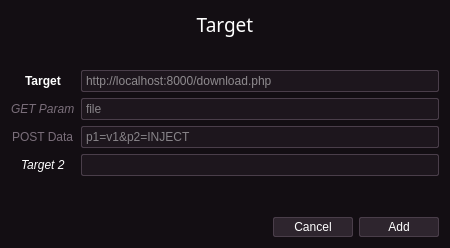
<?xml version="1.0" encoding="UTF-8"?>
<ui version="4.0">
 <class>Dialog</class>
 <widget class="QDialog" name="Dialog">
  <property name="geometry">
   <rect>
    <x>0</x>
    <y>0</y>
    <width>450</width>
    <height>248</height>
   </rect>
  </property>
  <property name="sizePolicy">
   <sizepolicy hsizetype="Expanding" vsizetype="Expanding">
    <horstretch>0</horstretch>
    <verstretch>0</verstretch>
   </sizepolicy>
  </property>
  <property name="palette">
   <palette>
    <active>
     <colorrole role="WindowText">
      <brush brushstyle="SolidPattern">
       <color alpha="255">
        <red>239</red>
        <green>240</green>
        <blue>241</blue>
       </color>
      </brush>
     </colorrole>
     <colorrole role="Button">
      <brush brushstyle="SolidPattern">
       <color alpha="255">
        <red>33</red>
        <green>25</green>
        <blue>33</blue>
       </color>
      </brush>
     </colorrole>
     <colorrole role="Light">
      <brush brushstyle="SolidPattern">
       <color alpha="255">
        <red>122</red>
        <green>110</green>
        <blue>122</blue>
       </color>
      </brush>
     </colorrole>
     <colorrole role="Midlight">
      <brush brushstyle="SolidPattern">
       <color alpha="255">
        <red>122</red>
        <green>110</green>
        <blue>122</blue>
       </color>
      </brush>
     </colorrole>
     <colorrole role="Dark">
      <brush brushstyle="SolidPattern">
       <color alpha="255">
        <red>122</red>
        <green>110</green>
        <blue>122</blue>
       </color>
      </brush>
     </colorrole>
     <colorrole role="Mid">
      <brush brushstyle="SolidPattern">
       <color alpha="255">
        <red>122</red>
        <green>110</green>
        <blue>122</blue>
       </color>
      </brush>
     </colorrole>
     <colorrole role="Text">
      <brush brushstyle="SolidPattern">
       <color alpha="255">
        <red>239</red>
        <green>240</green>
        <blue>241</blue>
       </color>
      </brush>
     </colorrole>
     <colorrole role="BrightText">
      <brush brushstyle="SolidPattern">
       <color alpha="255">
        <red>255</red>
        <green>255</green>
        <blue>255</blue>
       </color>
      </brush>
     </colorrole>
     <colorrole role="ButtonText">
      <brush brushstyle="SolidPattern">
       <color alpha="255">
        <red>239</red>
        <green>240</green>
        <blue>241</blue>
       </color>
      </brush>
     </colorrole>
     <colorrole role="Base">
      <brush brushstyle="SolidPattern">
       <color alpha="255">
        <red>29</red>
        <green>22</green>
        <blue>29</blue>
       </color>
      </brush>
     </colorrole>
     <colorrole role="Window">
      <brush brushstyle="SolidPattern">
       <color alpha="255">
        <red>19</red>
        <green>14</green>
        <blue>19</blue>
       </color>
      </brush>
     </colorrole>
     <colorrole role="Shadow">
      <brush brushstyle="SolidPattern">
       <color alpha="255">
        <red>122</red>
        <green>110</green>
        <blue>122</blue>
       </color>
      </brush>
     </colorrole>
     <colorrole role="Highlight">
      <brush brushstyle="SolidPattern">
       <color alpha="255">
        <red>39</red>
        <green>29</green>
        <blue>39</blue>
       </color>
      </brush>
     </colorrole>
     <colorrole role="HighlightedText">
      <brush brushstyle="SolidPattern">
       <color alpha="255">
        <red>239</red>
        <green>240</green>
        <blue>241</blue>
       </color>
      </brush>
     </colorrole>
     <colorrole role="Link">
      <brush brushstyle="SolidPattern">
       <color alpha="255">
        <red>148</red>
        <green>134</green>
        <blue>148</blue>
       </color>
      </brush>
     </colorrole>
     <colorrole role="LinkVisited">
      <brush brushstyle="SolidPattern">
       <color alpha="255">
        <red>141</red>
        <green>127</green>
        <blue>141</blue>
       </color>
      </brush>
     </colorrole>
     <colorrole role="AlternateBase">
      <brush brushstyle="SolidPattern">
       <color alpha="255">
        <red>29</red>
        <green>22</green>
        <blue>29</blue>
       </color>
      </brush>
     </colorrole>
     <colorrole role="NoRole">
      <brush brushstyle="SolidPattern">
       <color alpha="255">
        <red>19</red>
        <green>14</green>
        <blue>19</blue>
       </color>
      </brush>
     </colorrole>
     <colorrole role="ToolTipBase">
      <brush brushstyle="SolidPattern">
       <color alpha="255">
        <red>22</red>
        <green>16</green>
        <blue>22</blue>
       </color>
      </brush>
     </colorrole>
     <colorrole role="ToolTipText">
      <brush brushstyle="SolidPattern">
       <color alpha="255">
        <red>239</red>
        <green>240</green>
        <blue>241</blue>
       </color>
      </brush>
     </colorrole>
     <colorrole role="PlaceholderText">
      <brush brushstyle="SolidPattern">
       <color alpha="128">
        <red>239</red>
        <green>240</green>
        <blue>241</blue>
       </color>
      </brush>
     </colorrole>
    </active>
    <inactive>
     <colorrole role="WindowText">
      <brush brushstyle="SolidPattern">
       <color alpha="255">
        <red>239</red>
        <green>240</green>
        <blue>241</blue>
       </color>
      </brush>
     </colorrole>
     <colorrole role="Button">
      <brush brushstyle="SolidPattern">
       <color alpha="255">
        <red>33</red>
        <green>25</green>
        <blue>33</blue>
       </color>
      </brush>
     </colorrole>
     <colorrole role="Light">
      <brush brushstyle="SolidPattern">
       <color alpha="255">
        <red>122</red>
        <green>110</green>
        <blue>122</blue>
       </color>
      </brush>
     </colorrole>
     <colorrole role="Midlight">
      <brush brushstyle="SolidPattern">
       <color alpha="255">
        <red>122</red>
        <green>110</green>
        <blue>122</blue>
       </color>
      </brush>
     </colorrole>
     <colorrole role="Dark">
      <brush brushstyle="SolidPattern">
       <color alpha="255">
        <red>122</red>
        <green>110</green>
        <blue>122</blue>
       </color>
      </brush>
     </colorrole>
     <colorrole role="Mid">
      <brush brushstyle="SolidPattern">
       <color alpha="255">
        <red>122</red>
        <green>110</green>
        <blue>122</blue>
       </color>
      </brush>
     </colorrole>
     <colorrole role="Text">
      <brush brushstyle="SolidPattern">
       <color alpha="255">
        <red>239</red>
        <green>240</green>
        <blue>241</blue>
       </color>
      </brush>
     </colorrole>
     <colorrole role="BrightText">
      <brush brushstyle="SolidPattern">
       <color alpha="255">
        <red>255</red>
        <green>255</green>
        <blue>255</blue>
       </color>
      </brush>
     </colorrole>
     <colorrole role="ButtonText">
      <brush brushstyle="SolidPattern">
       <color alpha="255">
        <red>239</red>
        <green>240</green>
        <blue>241</blue>
       </color>
      </brush>
     </colorrole>
     <colorrole role="Base">
      <brush brushstyle="SolidPattern">
       <color alpha="255">
        <red>29</red>
        <green>22</green>
        <blue>29</blue>
       </color>
      </brush>
     </colorrole>
     <colorrole role="Window">
      <brush brushstyle="SolidPattern">
       <color alpha="255">
        <red>19</red>
        <green>14</green>
        <blue>19</blue>
       </color>
      </brush>
     </colorrole>
     <colorrole role="Shadow">
      <brush brushstyle="SolidPattern">
       <color alpha="255">
        <red>122</red>
        <green>110</green>
        <blue>122</blue>
       </color>
      </brush>
     </colorrole>
     <colorrole role="Highlight">
      <brush brushstyle="SolidPattern">
       <color alpha="255">
        <red>39</red>
        <green>29</green>
        <blue>39</blue>
       </color>
      </brush>
     </colorrole>
     <colorrole role="HighlightedText">
      <brush brushstyle="SolidPattern">
       <color alpha="255">
        <red>239</red>
        <green>240</green>
        <blue>241</blue>
       </color>
      </brush>
     </colorrole>
     <colorrole role="Link">
      <brush brushstyle="SolidPattern">
       <color alpha="255">
        <red>148</red>
        <green>134</green>
        <blue>148</blue>
       </color>
      </brush>
     </colorrole>
     <colorrole role="LinkVisited">
      <brush brushstyle="SolidPattern">
       <color alpha="255">
        <red>141</red>
        <green>127</green>
        <blue>141</blue>
       </color>
      </brush>
     </colorrole>
     <colorrole role="AlternateBase">
      <brush brushstyle="SolidPattern">
       <color alpha="255">
        <red>29</red>
        <green>22</green>
        <blue>29</blue>
       </color>
      </brush>
     </colorrole>
     <colorrole role="NoRole">
      <brush brushstyle="SolidPattern">
       <color alpha="255">
        <red>19</red>
        <green>14</green>
        <blue>19</blue>
       </color>
      </brush>
     </colorrole>
     <colorrole role="ToolTipBase">
      <brush brushstyle="SolidPattern">
       <color alpha="255">
        <red>22</red>
        <green>16</green>
        <blue>22</blue>
       </color>
      </brush>
     </colorrole>
     <colorrole role="ToolTipText">
      <brush brushstyle="SolidPattern">
       <color alpha="255">
        <red>239</red>
        <green>240</green>
        <blue>241</blue>
       </color>
      </brush>
     </colorrole>
     <colorrole role="PlaceholderText">
      <brush brushstyle="SolidPattern">
       <color alpha="128">
        <red>239</red>
        <green>240</green>
        <blue>241</blue>
       </color>
      </brush>
     </colorrole>
    </inactive>
    <disabled>
     <colorrole role="WindowText">
      <brush brushstyle="SolidPattern">
       <color alpha="255">
        <red>122</red>
        <green>110</green>
        <blue>122</blue>
       </color>
      </brush>
     </colorrole>
     <colorrole role="Button">
      <brush brushstyle="SolidPattern">
       <color alpha="255">
        <red>33</red>
        <green>25</green>
        <blue>33</blue>
       </color>
      </brush>
     </colorrole>
     <colorrole role="Light">
      <brush brushstyle="SolidPattern">
       <color alpha="255">
        <red>122</red>
        <green>110</green>
        <blue>122</blue>
       </color>
      </brush>
     </colorrole>
     <colorrole role="Midlight">
      <brush brushstyle="SolidPattern">
       <color alpha="255">
        <red>122</red>
        <green>110</green>
        <blue>122</blue>
       </color>
      </brush>
     </colorrole>
     <colorrole role="Dark">
      <brush brushstyle="SolidPattern">
       <color alpha="255">
        <red>122</red>
        <green>110</green>
        <blue>122</blue>
       </color>
      </brush>
     </colorrole>
     <colorrole role="Mid">
      <brush brushstyle="SolidPattern">
       <color alpha="255">
        <red>122</red>
        <green>110</green>
        <blue>122</blue>
       </color>
      </brush>
     </colorrole>
     <colorrole role="Text">
      <brush brushstyle="SolidPattern">
       <color alpha="255">
        <red>122</red>
        <green>110</green>
        <blue>122</blue>
       </color>
      </brush>
     </colorrole>
     <colorrole role="BrightText">
      <brush brushstyle="SolidPattern">
       <color alpha="255">
        <red>255</red>
        <green>255</green>
        <blue>255</blue>
       </color>
      </brush>
     </colorrole>
     <colorrole role="ButtonText">
      <brush brushstyle="SolidPattern">
       <color alpha="255">
        <red>122</red>
        <green>110</green>
        <blue>122</blue>
       </color>
      </brush>
     </colorrole>
     <colorrole role="Base">
      <brush brushstyle="SolidPattern">
       <color alpha="255">
        <red>19</red>
        <green>14</green>
        <blue>19</blue>
       </color>
      </brush>
     </colorrole>
     <colorrole role="Window">
      <brush brushstyle="SolidPattern">
       <color alpha="255">
        <red>19</red>
        <green>14</green>
        <blue>19</blue>
       </color>
      </brush>
     </colorrole>
     <colorrole role="Shadow">
      <brush brushstyle="SolidPattern">
       <color alpha="255">
        <red>122</red>
        <green>110</green>
        <blue>122</blue>
       </color>
      </brush>
     </colorrole>
     <colorrole role="Highlight">
      <brush brushstyle="SolidPattern">
       <color alpha="255">
        <red>18</red>
        <green>13</green>
        <blue>18</blue>
       </color>
      </brush>
     </colorrole>
     <colorrole role="HighlightedText">
      <brush brushstyle="SolidPattern">
       <color alpha="255">
        <red>239</red>
        <green>240</green>
        <blue>241</blue>
       </color>
      </brush>
     </colorrole>
     <colorrole role="Link">
      <brush brushstyle="SolidPattern">
       <color alpha="255">
        <red>148</red>
        <green>134</green>
        <blue>148</blue>
       </color>
      </brush>
     </colorrole>
     <colorrole role="LinkVisited">
      <brush brushstyle="SolidPattern">
       <color alpha="255">
        <red>141</red>
        <green>127</green>
        <blue>141</blue>
       </color>
      </brush>
     </colorrole>
     <colorrole role="AlternateBase">
      <brush brushstyle="SolidPattern">
       <color alpha="255">
        <red>29</red>
        <green>22</green>
        <blue>29</blue>
       </color>
      </brush>
     </colorrole>
     <colorrole role="NoRole">
      <brush brushstyle="SolidPattern">
       <color alpha="255">
        <red>19</red>
        <green>14</green>
        <blue>19</blue>
       </color>
      </brush>
     </colorrole>
     <colorrole role="ToolTipBase">
      <brush brushstyle="SolidPattern">
       <color alpha="255">
        <red>22</red>
        <green>16</green>
        <blue>22</blue>
       </color>
      </brush>
     </colorrole>
     <colorrole role="ToolTipText">
      <brush brushstyle="SolidPattern">
       <color alpha="255">
        <red>239</red>
        <green>240</green>
        <blue>241</blue>
       </color>
      </brush>
     </colorrole>
     <colorrole role="PlaceholderText">
      <brush brushstyle="SolidPattern">
       <color alpha="128">
        <red>239</red>
        <green>240</green>
        <blue>241</blue>
       </color>
      </brush>
     </colorrole>
    </disabled>
   </palette>
  </property>
  <property name="windowTitle">
   <string>Set Target</string>
  </property>
  <property name="styleSheet">
   <string notr="true">QDialog *:enabled {
color: #ffffff;
}

QTabWidget::tab-bar {
background-color: #130e13;
min-width: 21;
} 

QTabBar::tab {
min-width: 21;
background: #130e13; /*221922*/
border-top-left-radius: 2px;
border-top-right-radius: 2px;
spacing: 6;
padding: 2px;
}

QTabBar::tab:selected {
border: 1px solid #4a3e4a;
border-right-color: #130e13; 
background: #130e13;
}
QTabBar::tab:!selected {
border: 1px solid #221922;
border-left-color: #130e13; 
border-right-color: #4a3e4a; 
background: #221922;
}
QTabBar::tab:first:!selected {
border: 1px solid #130e13;
border-right-color: #4a3e4a; 
border-top-color: #4a3e4a; 
border-bottom-color: #221922;
background: #221922;
}
QTabBar::tab:last:!selected {
border: 1px solid #130e13;
border-right-color: #4a3e4a; 
border-bottom-color: #4a3e4a; 
border-top-color: #221922;
background: #221922;
}

QPushButton {
padding: 2;
spacing: 6;
background-color: #2e252e;
border: 1px solid #4a3e4a;
min-width: 74px;
border-radius: 2px;
}

QPushButton:pressed {
background-color: #1d161d;
}

QGroupBox {
    background-color: #1d161d;
    border: 1px solid #4a3e4a;
    border-radius: 2px;
	padding: 2;
	padding-top: 20px;
    /*margin-top: 1ex;  leave space at the top for the title */
}
QGroupBox::title {
    subcontrol-origin: padding;
    subcontrol-position: top center; /* position at the top center */
    padding:  5px;
}

QComboBox {
border-radius: 2px;
padding: 2;
spacing: 6;
background-color: #2e252e;
border: 1px solid #4a3e4a;
min-width: 74px;
}

QComboBox:on {
background-color: #1d161d;
}

QComboBox QAbstractItemView {
    border: none;
	background-color: #130e13;
	selection-background-color: #221922;
}

QComboBox::drop-down {
border-color: #2e252e;
padding: 2;
}


QComboBox::down-arrow {
    image: url(core/qt5/icons/down.svg);
}

QListView {
border: 1px solid #4a3e4a;
padding: 2;
border-radius: 2px;
background-color: #1d161d;
font-size: 10pt;
selection-background-color: #271d27;
}

QTreeView {
border: 1px solid #4a3e4a;
padding: 2;
border-radius: 2px;
background-color: #1d161d;
selection-background-color: #271d27;
}

QLineEdit {
border: 1px solid #4a3e4a;
padding: 2;
border-radius: 2px;
background-color: #1d161d;
selection-background-color: #271d27;
}

QFrame[frameShape=&quot;4&quot;] {
color: #c8bdc8;
}

QFrame[frameShape=&quot;5&quot;] {
color: #c8bdc8;
}

QTabBar QToolButton {
border: none;
background-color: #130e13
}

QCheckBox::indicator {
border: 1px solid transparent;
}
QCheckBox::indicator:checked {
border-color: transparent;
background-color: transparent;
image: url(core/qt5/icons/check.png);
}

QCheckBox::indicator:indeterminate {
border-color: transparent;
background-color: transparent;
image: url(core/qt5/icons/check.png);
}

QCheckBox::indicator:unchecked {
background-color: #221922;
image: none;
}

QTreeView::indicator {
border: 1px solid transparent;
}
QTreeView::indicator:checked {
border-color: transparent;
background-color: transparent;
image: url(core/qt5/icons/check.png);
}

QTreeView::indicator:indeterminate {
border-color: transparent;
background-color: transparent;
image: url(core/qt5/icons/check.png);
}

QTreeView::indicator:unchecked {
background-color: #221922;
image: none;
}

QTextBrowser {
border: 1px solid #4a3e4a;
padding: 2;
border-radius: 2px;
background-color: #1d161d;
selection-background-color: #271d27;
}

QToolTip {
border: 1px solid #4a3e4a;
background: #1d161d;
}
</string>
  </property>
  <property name="sizeGripEnabled">
   <bool>false</bool>
  </property>
  <layout class="QVBoxLayout" name="verticalLayout">
   <item>
    <widget class="QLabel" name="titleLabel">
     <property name="font">
      <font>
       <family>Passero One</family>
       <pointsize>14</pointsize>
       <weight>50</weight>
       <bold>false</bold>
       <underline>false</underline>
      </font>
     </property>
     <property name="text">
      <string>Target</string>
     </property>
     <property name="alignment">
      <set>Qt::AlignCenter</set>
     </property>
    </widget>
   </item>
   <item>
    <spacer name="verticalSpacer_2">
     <property name="orientation">
      <enum>Qt::Vertical</enum>
     </property>
     <property name="sizeHint" stdset="0">
      <size>
       <width>20</width>
       <height>40</height>
      </size>
     </property>
    </spacer>
   </item>
   <item>
    <layout class="QFormLayout" name="formLayout">
     <property name="sizeConstraint">
      <enum>QLayout::SetDefaultConstraint</enum>
     </property>
     <property name="fieldGrowthPolicy">
      <enum>QFormLayout::ExpandingFieldsGrow</enum>
     </property>
     <property name="labelAlignment">
      <set>Qt::AlignCenter</set>
     </property>
     <property name="formAlignment">
      <set>Qt::AlignCenter</set>
     </property>
     <item row="0" column="0">
      <widget class="QLabel" name="label">
       <property name="font">
        <font>
         <weight>75</weight>
         <bold>true</bold>
        </font>
       </property>
       <property name="text">
        <string>Target</string>
       </property>
      </widget>
     </item>
     <item row="0" column="1">
      <widget class="QLineEdit" name="vicField">
       <property name="toolTip">
        <string>&lt;html&gt;&lt;head/&gt;&lt;body&gt;&lt;p&gt;Target URL, before the injection point.&lt;/p&gt;&lt;/body&gt;&lt;/html&gt;</string>
       </property>
       <property name="placeholderText">
        <string>http://localhost:8000/download.php</string>
       </property>
      </widget>
     </item>
     <item row="1" column="0">
      <widget class="QLabel" name="paramLabel">
       <property name="enabled">
        <bool>false</bool>
       </property>
       <property name="font">
        <font>
         <italic>true</italic>
        </font>
       </property>
       <property name="text">
        <string>GET Param</string>
       </property>
      </widget>
     </item>
     <item row="1" column="1">
      <widget class="QLineEdit" name="paramField">
       <property name="enabled">
        <bool>false</bool>
       </property>
       <property name="toolTip">
        <string>&lt;html&gt;&lt;head/&gt;&lt;body&gt;&lt;p&gt;Parameter to use in query attacks.&lt;/p&gt;&lt;/body&gt;&lt;/html&gt;</string>
       </property>
       <property name="placeholderText">
        <string>file</string>
       </property>
      </widget>
     </item>
     <item row="3" column="0">
      <widget class="QLabel" name="label_3">
       <property name="font">
        <font>
         <italic>true</italic>
        </font>
       </property>
       <property name="text">
        <string>Target 2</string>
       </property>
      </widget>
     </item>
     <item row="3" column="1">
      <widget class="QLineEdit" name="vic2Field">
       <property name="toolTip">
        <string>&lt;html&gt;&lt;head/&gt;&lt;body&gt;&lt;p&gt;Target URL, after the injection point.&lt;/p&gt;&lt;/body&gt;&lt;/html&gt;</string>
       </property>
       <property name="placeholderText">
        <string/>
       </property>
      </widget>
     </item>
     <item row="4" column="0">
      <widget class="Line" name="line_2">
       <property name="orientation">
        <enum>Qt::Horizontal</enum>
       </property>
      </widget>
     </item>
     <item row="4" column="1">
      <widget class="Line" name="line">
       <property name="orientation">
        <enum>Qt::Horizontal</enum>
       </property>
      </widget>
     </item>
     <item row="2" column="1">
      <widget class="QLineEdit" name="postInput">
       <property name="enabled">
        <bool>false</bool>
       </property>
       <property name="toolTip">
        <string>&lt;html&gt;&lt;head/&gt;&lt;body&gt;&lt;p&gt;POST Data to infect. Mark injection point with INJECT.&lt;/p&gt;&lt;/body&gt;&lt;/html&gt;</string>
       </property>
       <property name="placeholderText">
        <string>p1=v1&amp;p2=INJECT</string>
       </property>
      </widget>
     </item>
     <item row="2" column="0">
      <widget class="QLabel" name="postLabel">
       <property name="enabled">
        <bool>false</bool>
       </property>
       <property name="text">
        <string>POST Data</string>
       </property>
      </widget>
     </item>
    </layout>
   </item>
   <item>
    <spacer name="verticalSpacer">
     <property name="orientation">
      <enum>Qt::Vertical</enum>
     </property>
     <property name="sizeHint" stdset="0">
      <size>
       <width>20</width>
       <height>40</height>
      </size>
     </property>
    </spacer>
   </item>
   <item>
    <layout class="QHBoxLayout" name="horizontalLayout">
     <item>
      <spacer name="horizontalSpacer">
       <property name="orientation">
        <enum>Qt::Horizontal</enum>
       </property>
       <property name="sizeHint" stdset="0">
        <size>
         <width>40</width>
         <height>20</height>
        </size>
       </property>
      </spacer>
     </item>
     <item>
      <widget class="QPushButton" name="cancelButton">
       <property name="text">
        <string>Cancel</string>
       </property>
       <property name="icon">
        <iconset>
         <normaloff>icons/cancel.svg</normaloff>icons/cancel.svg</iconset>
       </property>
      </widget>
     </item>
     <item>
      <widget class="QPushButton" name="setTargetButton">
       <property name="text">
        <string>Add</string>
       </property>
       <property name="icon">
        <iconset>
         <normaloff>icons/apply.svg</normaloff>icons/apply.svg</iconset>
       </property>
      </widget>
     </item>
    </layout>
   </item>
  </layout>
 </widget>
 <resources/>
 <connections/>
</ui>
